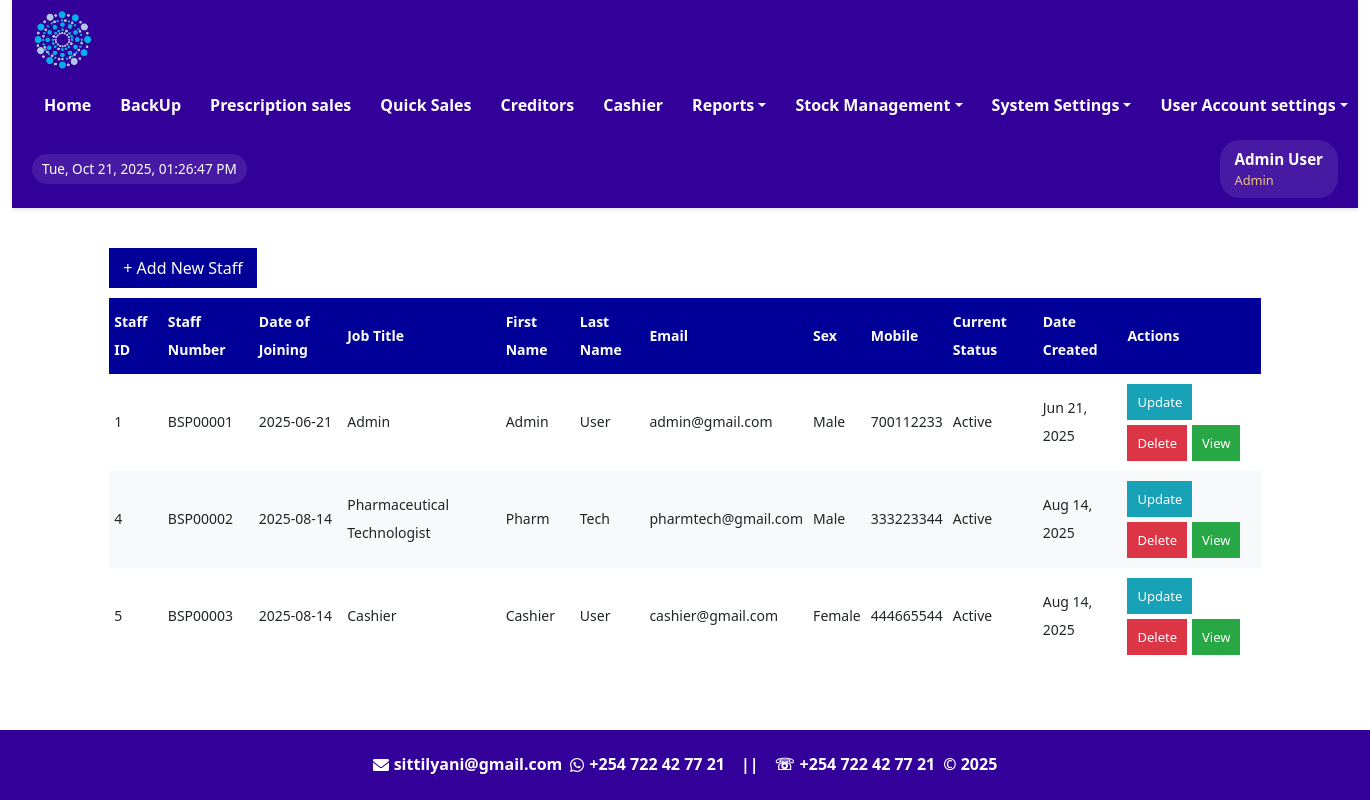
Page /staff/staffslist.php (signed in) on the committed database.
### tables this page shows
CREATE TABLE IF NOT EXISTS `users` (
  `user_id` int NOT NULL AUTO_INCREMENT,
  `first_name` varchar(100) NOT NULL,
  `last_name` varchar(100) NOT NULL,
  `email` varchar(100) NOT NULL,
  `password` varchar(100) DEFAULT NULL,
  `username` varchar(100) DEFAULT NULL,
  `sex` varchar(50) NOT NULL,
  `mobile` int NOT NULL,
  `userrole` varchar(100) NOT NULL,
  `staff_number` varchar(50) NOT NULL,
  `date_created` datetime DEFAULT CURRENT_TIMESTAMP,
  PRIMARY KEY (`user_id`),
  UNIQUE KEY `email` (`email`),
  UNIQUE KEY `mobile` (`mobile`),
  UNIQUE KEY `staff_number` (`staff_number`)
);

CREATE TABLE IF NOT EXISTS `staff` (
  `staff_id` int NOT NULL AUTO_INCREMENT,
  `date_of_joining` date NOT NULL,
  `job_title` varchar(50) NOT NULL,
  `first_name` varchar(50) NOT NULL,
  `last_name` varchar(50) NOT NULL,
  `nick_name` varchar(50) DEFAULT NULL,
  `sex` varchar(50) NOT NULL,
  `email` varchar(255) NOT NULL,
  `dob` date DEFAULT NULL,
  `marital_status` varchar(50) DEFAULT NULL,
  `religion` varchar(50) NOT NULL,
  `id_number` int DEFAULT NULL,
  `phone` int DEFAULT NULL,
  `address` text,
  `current_status` varchar(50) NOT NULL,
  `staff_number` varchar(50) NOT NULL,
  `photo` text,
  `created_date` datetime DEFAULT CURRENT_TIMESTAMP,
  PRIMARY KEY (`staff_id`),
  UNIQUE KEY `email` (`email`)
);

### staff/staffslist.php (the view, shortened to what this page needs)
<?php
include '../includes/config.php';
include '../includes/header.php';
$sql = "SELECT * FROM staff";
$result = $conn->query($sql);
$users = $result->fetch_all(MYSQLI_ASSOC);
?>
<!DOCTYPE html>
<html lang="en">
<head>
    <link rel="stylesheet" href="../assets/css/bootstrap.css" type="text/css">
    <link rel="stylesheet" href="../assets/css/bootstrap.min.css" type="text/css">
</head>
<body>
<div class="main-content">
        <button><a href="add_staff.php">+ Add New Staff</a></button>
        <table>
            <thead>
                <tr>
                    <th>Staff ID</th>
                    <th>Staff Number</th>
                    <th>Date of Joining</th>
                    <th>Job Title</th>
                    <th>First Name</th>
                    <th>Last Name</th>
                    <th>Email</th>
                    <th>Sex</th>
                    <th>Mobile</th>
                    <th>Current Status</th>
                    <th>Date Created</th>
                    <th>Actions</th>
                </tr>
            </thead>
            <tbody>
                <?php foreach ($users as $user) : ?>
                    <tr>
                        <td data-label="Staff ID"><?= htmlspecialchars($user['staff_id']) ?></td>
                        <td data-label="Staff Number"><?= htmlspecialchars($user['staff_number']) ?></td>
                        <td data-label="Date of Joining"><?= htmlspecialchars($user['date_of_joining']) ?></td>
                        <td data-label="Job Title"><?= htmlspecialchars($user['job_title']) ?></td>
                        <td data-label="First Name"><?= htmlspecialchars($user['first_name']) ?></td>
                        <td data-label="Last Name"><?= htmlspecialchars($user['last_name']) ?></td>
                        <td data-label="Email"><?= htmlspecialchars($user['email']) ?></td>
                        <td data-label="Sex"><?= htmlspecialchars($user['sex']) ?></td>
                        <td data-label="Mobile"><?= htmlspecialchars($user['phone']) ?></td>
                        <td data-label="Current Status"><?= htmlspecialchars($user['current_status']) ?></td>
                        <td data-label="Date Created"><?= date('M d, Y', strtotime($user['created_date'])) ?></td>
                        <td data-label="Actions">
                            <div class="action-buttons">
                                <button class="btn-update" onclick="location.href='update_staff.php?staff_id=<?= $user['staff_id'] ?>'">
                                    Update
                                </button>
                                <button class="btn-delete" onclick="if(confirm('Are you sure you want to delete this Staff?')) location.href='delete_staff.php?user_id=<?= $user['staff_id'] ?>'">
                                    Delete
                                </button>
                                <button class="btn-view" onclick="location.href='view_staff.php?staff_id=<?= $user['staff_id'] ?>'">
                                    View
                                </button>
                            </div>
                        </td>
                    </tr>
                <?php endforeach; ?>
            </tbody>
        </table>
    </div>
<?php include '../includes/footer.php'; ?>
</body>
</html>

### includes/header.php (shortened to what this page needs)
<?php
include('config.php');
$userDetails = [
    'user_id' => $_SESSION['user_id'] ?? null,
    'username' => 'Guest',
    'full_name' => 'Guest User',
    'first_name' => 'Guest',
    'last_name' => 'User',
    'email' => '',
    'mobile' => '',
    'userrole' => $_SESSION['userrole'],
    'staff_number' => '',
    'sex' => ''
];
if ($userDetails['user_id']) {
    $stmt = $conn->prepare("SELECT
                user_id, first_name, last_name, email, username,
                sex, mobile, userrole, staff_number
            FROM users
            WHERE user_id = ?");
    $stmt->bind_param("i", $userDetails['user_id']);
    $stmt->execute();
    $result = $stmt->get_result();
    if ($result->num_rows > 0) {
        $dbData = $result->fetch_assoc();
        $userDetails = array_merge($userDetails, [
            'username' => htmlspecialchars($dbData['username']),
            'full_name' => htmlspecialchars($dbData['first_name'] . ' ' . $dbData['last_name']),
            'first_name' => htmlspecialchars($dbData['first_name']),
            'last_name' => htmlspecialchars($dbData['last_name']),
            'email' => htmlspecialchars($dbData['email']),
            'mobile' => htmlspecialchars($dbData['mobile']),
            'sex' => htmlspecialchars($dbData['sex']),
            'staff_number' => htmlspecialchars($dbData['staff_number']),
            'userrole' => htmlspecialchars($dbData['userrole'])
        ]);
    }
}
$userrole = $userDetails['userrole'];
$full_name = $userDetails['full_name'];
?>
<!DOCTYPE html>
<html lang="en">
<head>
    <link rel="stylesheet" href="../assets/css/bootstrap.min.css" type="text/css">
</head>
<body>
    <div class="container-fluid">
        <div class="main-header">
            <div class="header-content">
                <div class="logo-container">
                    <img src="../assets/images/Logo-round-nobg-2.png" alt="Pharmacy Logo">
                </div>
                <nav class="main-nav">
                    <ul class="nav-list">
                        <?php if (in_array($userrole, ['Admin', 'Supervisor', 'Manager'])) : ?>
                            <li class="nav-item"><a href="../dashboard/admin_dashboard.php" class="nav-link">Home</a></li>
                            <li class="nav-item"><a href="../Backup/backup.php" class="nav-link">BackUp</a></li>
                            <li class="nav-item"><a href="../sales/orders.php" class="nav-link">Prescription sales</a></li>
                            <li class="nav-item"><a href="../sales/direct_orders.php" class="nav-link">Quick Sales</a></li>
                            <li class="nav-item"><a href="../views/view_credit_sales.php" class="nav-link">Creditors</a></li>
                            <li class="nav-item"><a href="../sales/view_order.php" class="nav-link">Cashier</a></li>
                        <?php endif; ?>
                        <?php if (in_array($userrole, ['Admin', 'Supervisor', 'Manager'])) : ?>
                        <li class="dropdown">
                            <a href="#" class="dropdown-toggle">Reports</a>
                        </li>
                        <?php endif; ?>
                        <?php if (in_array($userrole, ['Admin', 'Supervisor', 'Manager', 'Cashier'])) : ?>
                        <li class="dropdown">
                            <a href="#" class="dropdown-toggle">Stock Management</a>
                        </li>
                        <?php endif; ?>
                        <?php if (in_array($userrole, ['Admin'])) : ?>
                        <li class="dropdown">
                            <a href="#" class="dropdown-toggle">System Settings</a>
                        </li>
                        <?php endif; ?>
                        <?php if (in_array($userrole, ['Admin', 'Supervisor', 'Manager', 'Cashier', 'Cleaner', 'Security', 'Pharmtech'])) : ?>
                        <li class="dropdown user-menu">
                            <a href="#" class="dropdown-toggle">User Account settings</a>
                        </li>
                        <?php endif; ?>
                    </ul>
                </nav>
                <div id="date-time" class="date-time-display"></div>
                <div class="user-info-header">
                    <div class="user-details">
                        <span class="user-name"><?php echo htmlspecialchars($full_name); ?></span>
                        <span class="user-role"><?php echo htmlspecialchars($userrole); ?></span>
                    </div>
                </div>
            </div>
        </div>
</body>
</html>

### includes/header.php (style rules this page uses)
* { box-sizing:border-box;margin:0;padding:0 }
.main-header { background-color:#330099;padding:10px 20px;box-shadow:0 2px 4px rgba(0,0,0,0.1);position:sticky;top:0;z-index:1000;min-height:70px;color:#FFF }
.header-content { display:flex;align-items:center;justify-content:space-between;width:100%;margin:0 auto;gap:15px;flex-wrap:wrap }
.logo-container { display:flex;align-items:center }
.logo-container img { height:60px;width:auto }
.user-info-header { display:flex;align-items:center;gap:10px;background:rgba(255,255,255,0.1);padding:8px 15px;border-radius:20px;color:#FFF;white-space:nowrap }
.user-info-header .user-details { display:flex;flex-direction:column;align-items:flex-start }
.user-info-header .user-name { font-weight:bold;font-size:0.95em }
.user-info-header .user-role { font-size:0.8em;opacity:0.9;color:#FBD875 }
.main-nav { display:flex;align-items:center }
.main-nav .nav-list { list-style:none;margin:0;padding:0;display:flex;align-items:center;gap:5px }
.main-nav .nav-item,.main-nav .dropdown { color:#FFF }
.main-nav .nav-link,.main-nav .dropdown-toggle { display:block;padding:8px 12px;text-decoration:none;color:#FFF;font-weight:600;white-space:nowrap;border-radius:4px;transition:background 0.1s }
.dropdown { position:relative }
.date-time-display { font-size:0.85em;color:#FFF;padding:5px 10px;background:rgba(255,255,255,0.1);border-radius:15px;white-space:nowrap }
.main-content { margin:10px 20px }

### staff/staffslist.php (style rules this page uses)
.main-content { padding: 30px; margin-left: auto; margin-right: auto; width: 90%; }
button { background-color: #000099; color: white; border: none; border-radius: 5px; padding: 8px 14px; font-size: 14px; cursor: pointer;margin-bottom: 15px; }
button a { color: white; text-decoration: none; }
table { width: 100%; border-collapse: collapse; margin-top: 10px; }
th, td { border: 1px solid #dee2e6; padding: 10px 5px; font-size: 14px; text-align: left; line-height: 2; }
th { background-color: #000099; color: white; height: 60px; }
tr:nth-child(even) { background-color: #f8f9fa; }
.action-buttons { display: flex; gap: 5px; flex-wrap: wrap; }
.action-buttons button { padding: 5px 10px; font-size: 13px; display: flex; align-items: center; gap: 5px; }
.btn-update { background-color: #17a2b8; }
.btn-delete { background-color: #dc3545; }
.btn-view { background-color: #28a745; }

### includes/footer.php (style rules this page uses)
* { box-sizing: border-box; }
body { margin: 0; padding: 0; padding-bottom: 70px; }

### rows in the picture
users: userrole "Admin"
staff: staff_id "1", staff_number "BSP00001", date_of_joining "2025-06-21", job_title "Admin", first_name "Admin", last_name "User", email "admin@gmail.com", sex "Male", phone "700112233", current_status "Active", created_date "Jun 21, 2025"
staff: staff_id "4", staff_number "BSP00002", date_of_joining "2025-08-14", job_title "Pharmaceutical Technologist", first_name "Pharm", last_name "Tech", email "pharmtech@gmail.com", sex "Male", phone "333223344", current_status "Active", created_date "Aug 14, 2025"
staff: staff_id "5", staff_number "BSP00003", date_of_joining "2025-08-14", job_title "Cashier", first_name "Cashier", last_name "User", email "cashier@gmail.com", sex "Female", phone "444665544", current_status "Active", created_date "Aug 14, 2025"

### other values in the picture
$full_name "Admin User"
